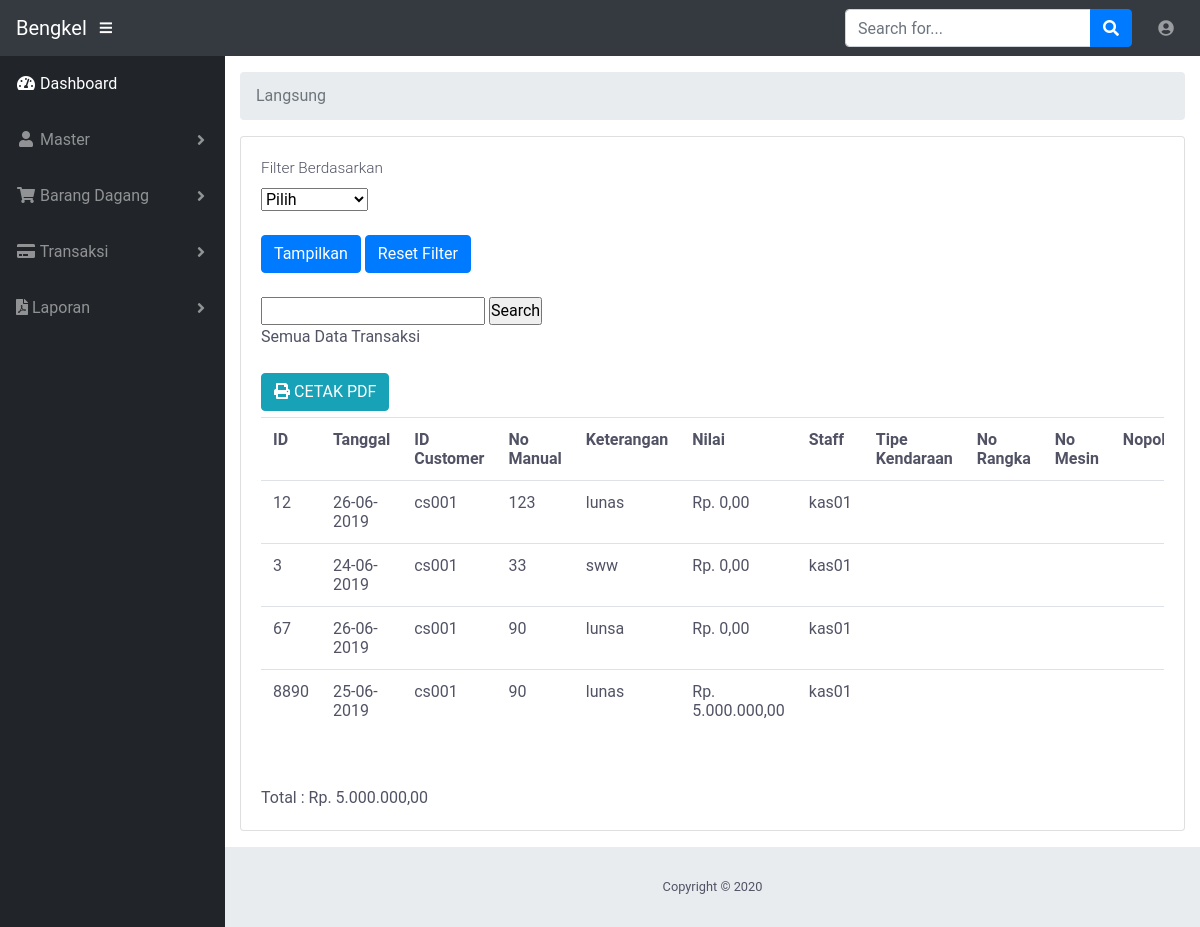
Screenshot of /index.php/langsung with the database file from the repository.
### tables this page shows
CREATE TABLE `penjualan` (
  `id` varchar(10) NOT NULL,
  `tanggal` datetime NOT NULL,
  `idcust` varchar(10) NOT NULL,
  `nomanual` varchar(10) NOT NULL,
  `keterangan` varchar(225) NOT NULL,
  `nilai` int(11) NOT NULL,
  `staff` varchar(10) NOT NULL,
  `tipekendaraan` varchar(20) NOT NULL,
  `norangka` varchar(25) NOT NULL,
  `nomesin` varchar(25) NOT NULL,
  `nopol` varchar(10) NOT NULL,
  `bpkb` varchar(25) NOT NULL,
  `stnk` varchar(25) NOT NULL,
  `keluhan` varchar(255) NOT NULL,
  `jenis` varchar(10) NOT NULL
);

### application/controllers/Langsung.php (called while the page is built, shortened)
<?php if ( ! defined('BASEPATH')) exit('No direct script access allowed');
class Langsung extends CI_Controller {
	public function __construct(){
		$this->load->model('TransaksiModel');
        $this->load->view('templates/footer');
        $this->load->model('m_kat');
	}
	public function index(){
        if(isset($_GET['filter']) && ! empty($_GET['filter'])){
            $filter = $_GET['filter'];
            if($filter == '1'){
                $tgl = $_GET['tanggal'];
                $ket = 'Data Transaksi Tanggal '.date('d-m-y', strtotime($tgl));
                $url_cetak = 'transaksi/cetak?filter=1&tanggal='.$tgl;
                $transaksi = $this->TransaksiModel->view_by_date($tgl);
            }else if($filter == '2'){
                $bulan = $_GET['bulan'];
                $tahun = $_GET['tahun'];
                $nama_bulan = array('', 'Januari','Februari','Maret','April','Mei','Juni','Juli','Agustus','September','Oktober','November','Desember');
                $ket = 'Data Transaksi Bulan '.$nama_bulan[$bulan].' '.$tahun;
                $url_cetak = 'transaksi/cetak?filter=2&bulan='.$bulan.'&tahun='.$tahun;
                $transaksi = $this->TransaksiModel->view_by_month($bulan, $tahun);
            }else{
                $tahun = $_GET['tahun'];
                $ket = 'Data Transaksi Tahun '.$tahun;
                $url_cetak = 'transaksi/cetak?filter=3&tahun='.$tahun;
                $transaksi = $this->TransaksiModel->view_by_year($tahun);
            }
        }else{
            $ket = 'Semua Data Transaksi';
            $url_cetak = 'transaksi/cetak';
            $transaksi = $this->TransaksiModel->view_all();
        }
		$data['ket'] = $ket;
		$data['url_cetak'] = base_url($url_cetak);
		$data['transaksi'] = $transaksi;
        $data['option_tahun'] = $this->TransaksiModel->option_tahun();
        $data['kategori'] = $this->m_kat->view();
		$this->load->view('view', $data);
	}
}

### index.php (called while the page is built, shortened)
<?php
require_once BASEPATH.'core/CodeIgniter.php';

### application/models/TransaksiModel.php (called while the page is built, shortened)
<?php if ( ! defined('BASEPATH')) exit('No direct script access allowed');
class TransaksiModel extends CI_Model {
  public function view_all(){
    return $this->db->query("SELECT * FROM penjualan WHERE jenis='langsung' ")->result();
  }
    public function option_tahun(){
        $this->db->select('YEAR(tanggal) AS tahun');
        $this->db->from('pembelian');
        $this->db->order_by('YEAR(tanggal)');
        $this->db->group_by('YEAR(tanggal)');
        return $this->db->get()->result();
    }
}

### application/views/view.php (the view, shortened to what this page needs)
    <link rel="stylesheet" href="<?php echo base_url('assets/jquery-ui/jquery-ui.min.css'); ?>" />
</head>
<body id="page-top">
    <div id="wrapper">
        <div id="content-wrapper">
            <div class="container-fluid">
            <div class="card mb-3">
                <div class="card-body">
                     <div class="table-responsive">
    <form method="get" action="">
        <label>Filter Berdasarkan</label><br>
        <select name="filter" id="filter">
            <option value="">Pilih</option>
        </select>
        <br /><br />
        <button class="btn btn-primary" type="submit">Tampilkan</button>
        <a class="btn btn-primary" href="<?php echo base_url("transaksi"); ?>">Reset Filter</a>
    </form>
    <br/>
    <form action="<?php echo site_url('view/search');?>" method = "post">
        <input type="text" name = "search" />
        <input type="submit" value = "Search" />
    </form>
    <b><?php echo $ket; ?></b><br /><br />
     <a class="btn btn-info" href="<?php echo $url_cetak; ?>"><i class="fas fa-print"></i> CETAK PDF</a><br />
    <table class="table table-hover" id="dataTable" width="50%" cellspacing="0">
    <tr>
        <th>ID</th>
        <th>Tanggal</th>
        <th>ID Customer</th>
        <th>No Manual</th>
        <th>Keterangan</th>
        <th>Nilai</th>
        <th>Staff</th>
        <th>Tipe Kendaraan</th>
        <th>No Rangka</th>
        <th>No Mesin</th>
        <th>Nopol</th>
    </tr>
     <?php
    if( ! empty($transaksi)){
        foreach($transaksi as $data){
            $tgl = date('d-m-Y', strtotime($data->tanggal));
            echo "<tr>";
            echo "<td>".$data->id."</td>";
            echo "<td>".$tgl."</td>";
            echo "<td>".$data->idcust."</td>";
            echo "<td>".$data->nomanual."</td>";
            echo "<td>".$data->keterangan."</td>";
            ?>
            <td>Rp. <?php echo number_format($data->nilai,2,",",".");?></td>
            <?php
            echo "<td>".$data->staff."</td>";
            echo "<td>".$data->tipekendaraan."</td>";
            echo "<td>".$data->norangka."</td>";
            echo "<td>".$data->nomesin."</td>";
            echo "<td>".$data->nopol."</td>";
            echo "</tr>";
        }
    }?>
    </table>
    <?php
             $total=0;
                foreach ($transaksi as $key):?>
                    <td><?php $total+= $key->nilai ?></td>
                <?php endforeach ?>
        <br><br>
        Total : Rp. <?php echo number_format($total,2,",","."); ?>
     </div>
                    </div>
                </div>
            </div>
            </div>
    </div>
</body>

### assets/css/dolands-ux.css (style rules this page uses)
html,body { background: #FFFFFF; color: #515365; font-family: 'Roboto','Helvetica','Calibri'; overflow-x: hidden; height: 100%; width: 100%; -webkit-transition: all 0.4s ease-in-out; -moz-transition: all 0.4s ease-in-out; -ms-transition: all 0.4s ease-in-out; -o-transition: all 0.4s ease-in-out; transition: all 0.4s ease-in-out; }
* { box-sizing: border-box; margin: 0; padding: 0; }
label { font-size: 0.960rem; }
label,p { font-weight: 300; }
b { font-weight: 400; }
a { color: #008AEF; text-decoration: none; }

### rows the page displays
penjualan: id "12", tanggal "26-06-2019", idcust "cs001", nomanual "123", keterangan "lunas", nilai "0,00", staff "kas01"
penjualan: id "3", tanggal "24-06-2019", idcust "cs001", nomanual "33", keterangan "sww", nilai "0,00", staff "kas01"
penjualan: id "67", tanggal "26-06-2019", idcust "cs001", nomanual "90", keterangan "lunsa", nilai "0,00", staff "kas01"
penjualan: id "8890", tanggal "25-06-2019", idcust "cs001", nomanual "90", keterangan "lunas", nilai "5.000.000,00", staff "kas01"

### other values shown
$segment "Langsung"
$ket "Semua Data Transaksi"
$total "5.000.000,00"
Date('Y') "2020"
